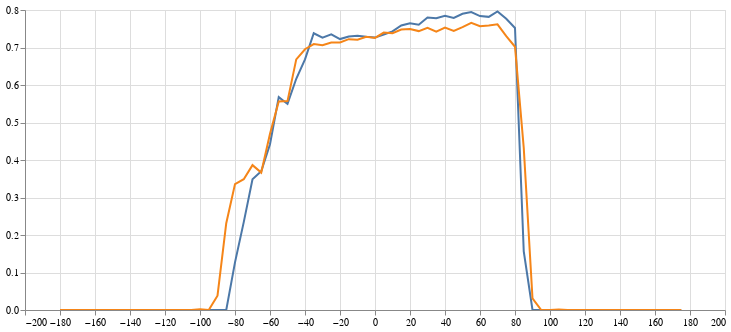

This figure's notebook cell:
### Code cell
(alt
 .Chart(results.melt(id_vars=['deg'],value_vars=['LV','MY']))
 .mark_line()
 .encode(
     x=alt.X("deg",axis=alt.Axis(title=None)),
     y=alt.Y("value",axis=alt.Axis(title=None)),
     color=alt.Color("variable",legend=None),
     tooltip="value"
 )
 .properties(width=700,height=300)
 .interactive()
)

### Figure 1 — Vega-Lite specification as saved in the notebook (floating-point values rounded to 4 significant figures; data arrays with more than 128 entries replaced by an {"elided": "..."} marker saying what was removed)
{"config": {"view": {"continuousWidth": 400, "continuousHeight": 300}}, "data": {"name": "data-ad41a18c4a3c07bacb44c3feadd87bce"}, "mark": "line", "encoding": {"color": {"type": "nominal", "field": "variable", "legend": null}, "tooltip": {"type": "quantitative", "field": "value"}, "x": {"type": "quantitative", "axis": {"title": null}, "field": "deg"}, "y": {"type": "quantitative", "axis": {"title": null}, "field": "value"}}, "height": 300, "selection": {"selector001": {"type": "interval", "bind": "scales", "encodings": ["x", "y"]}}, "width": 700, "$schema": "https://vega.github.io/schema/vega-lite/v4.8.1.json", "datasets": {"data-ad41a18c4a3c07bacb44c3feadd87bce": {"elided": "144 records"}}}
